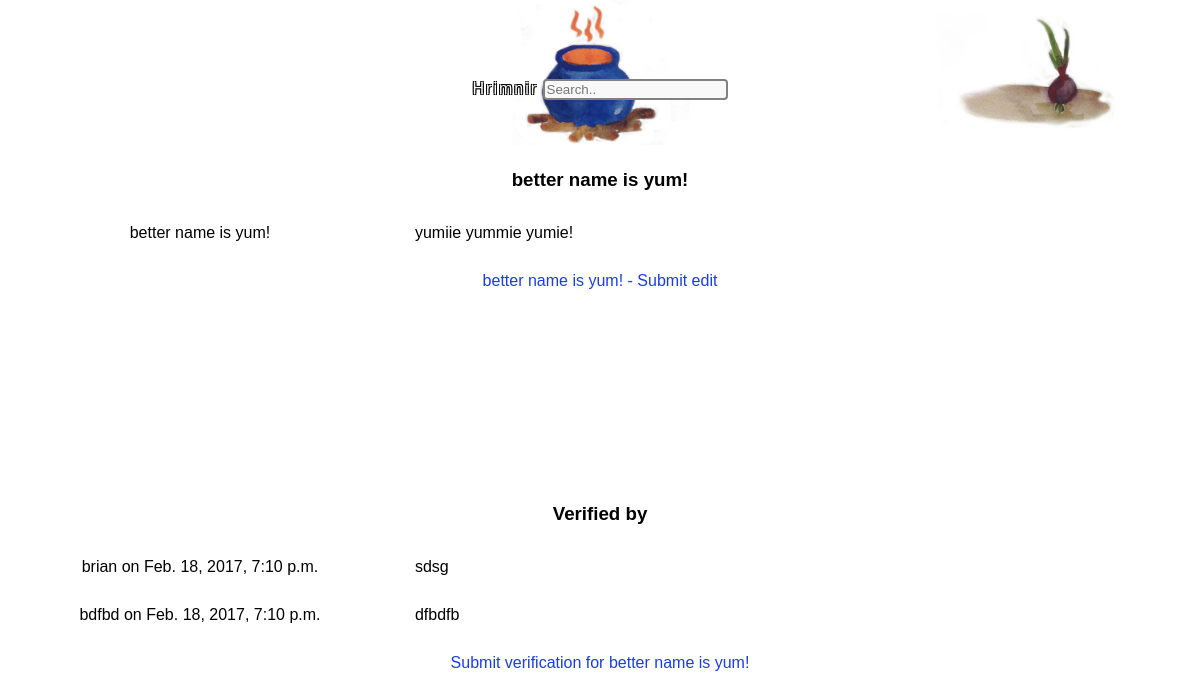
The app's page /view_product/25/ with its own data.
### thesite/models.py (models this page shows, shortened)
class Product(models.Model):  # Each product has one Conglomerate
    conglomerate = models.ForeignKey(Conglomerate, on_delete=models.CASCADE, null=True, blank=True)
    certificatons = models.ManyToManyField(Cert, blank=True)
    name = models.CharField(max_length=100)
    category = models.CharField(max_length=100)
    text = models.CharField(max_length=1000)
    sustainability = models.CharField(max_length=1000, blank=True)
    employees = models.CharField(max_length=1000, blank=True)
    last_updated = models.DateTimeField(default=timezone.now)
    num_stars = models.IntegerField() # out of five
    approved_edit = models.BooleanField(default=False)
    def __str__(self):
        return self.name
    class Meta:
        ordering = ('name', '-last_updated')
    pass

class Verification(models.Model):
    product = models.ForeignKey(Product, on_delete=models.CASCADE, null=True)
    conglomerate = models.ForeignKey(Conglomerate, on_delete=models.CASCADE, null=True)
    individual = models.CharField(max_length=100, default="", null=True)
    date = models.DateTimeField(default=timezone.now)
    who = models.CharField(max_length=1000, default="", null=True)
    comment = models.CharField(max_length=1000, default="", null=True)
    comment_sustain = models.CharField(max_length=1000, default="", null=True)
    comment_employ = models.CharField(max_length=1000, default="", null=True)
    approved = models.BooleanField(default=False)

### thesite/views.py (the view)
# urls.py: url(r'^view_product/(?P<pk>\d+)/$', views.view_product, name='view_product'),
def view_product(request, pk):
    product = get_object_or_404(Product, pk=pk)
    verifications = product.verification_set.all()
    return render(request, 'thesite/view_product.html', {'product':product, 'verifications': verifications})

### thesite/templates/thesite/view_product.html
{% extends 'thesite/index.html' %}
{% block content %}
<div class="spacer"></div>
<h3 class="centered">{{ product }}</h3>
<div>
      <div class="col-4 centered">
        <label>{{ product.name }}</label>
      </div>
      <div class="col-8 mobile-centered">
        <label>{{ product.text }}</label>
      </div>
      <div class="col-12 centered">
          <a href="{% url 'modify_product' pk=product.pk %}">{{ product.name }} - Submit edit</a>
      </div>
</div>
<div class="top-spacer">
    <h3 class="centered">Verified by</h3>
      {% for v in verifications %}
      <div class="col-4 centered">
        <label>{{ v.individual }} on {{ v.date }}</label>
      </div>
      <div class="col-8 mobile-centered">
        <label>{{ v.who }}</label>
      </div>
      {% endfor %}
      <div class="col-12 centered">
          <a href="{% url 'submit_verification' pk=product.pk %}">Submit verification for {{ product.name }}</a>
      </div>
</div>
{% endblock %}

### thesite/static/css/base.css (style rules this page uses)
html { font-family: "Lucida Sans", sans-serif; }
body { margin: 0; padding: 0; }
a:link { color: #1b3ce2; text-decoration: none; }
.top-spacer { margin-top: 26%; }
* { box-sizing: border-box; }
[class*="col-"] { width: 100%; }
@media only screen and (min-width: 500px) { .col-4 { width: 33.33%; } }
@media only screen and (min-width: 500px) { .col-8 { width: 66.66%; } }
@media only screen and (min-width: 500px) { .col-12 { width: 100%; } }
@media only screen and (min-width: 500px) { .spacer { height: 150px; } }
[class*="col-"] { float: left; padding: 15px; }
.centered { text-align: center; }

### records on screen
Product: name "better name is yum!", text "yumiie yummie yumie!"
Verification: individual "brian", date "Feb. 18, 2017, 7:10 p.m.", who "sdsg"
Verification: individual "bdfbd", date "Feb. 18, 2017, 7:10 p.m.", who "dfbdfb"
